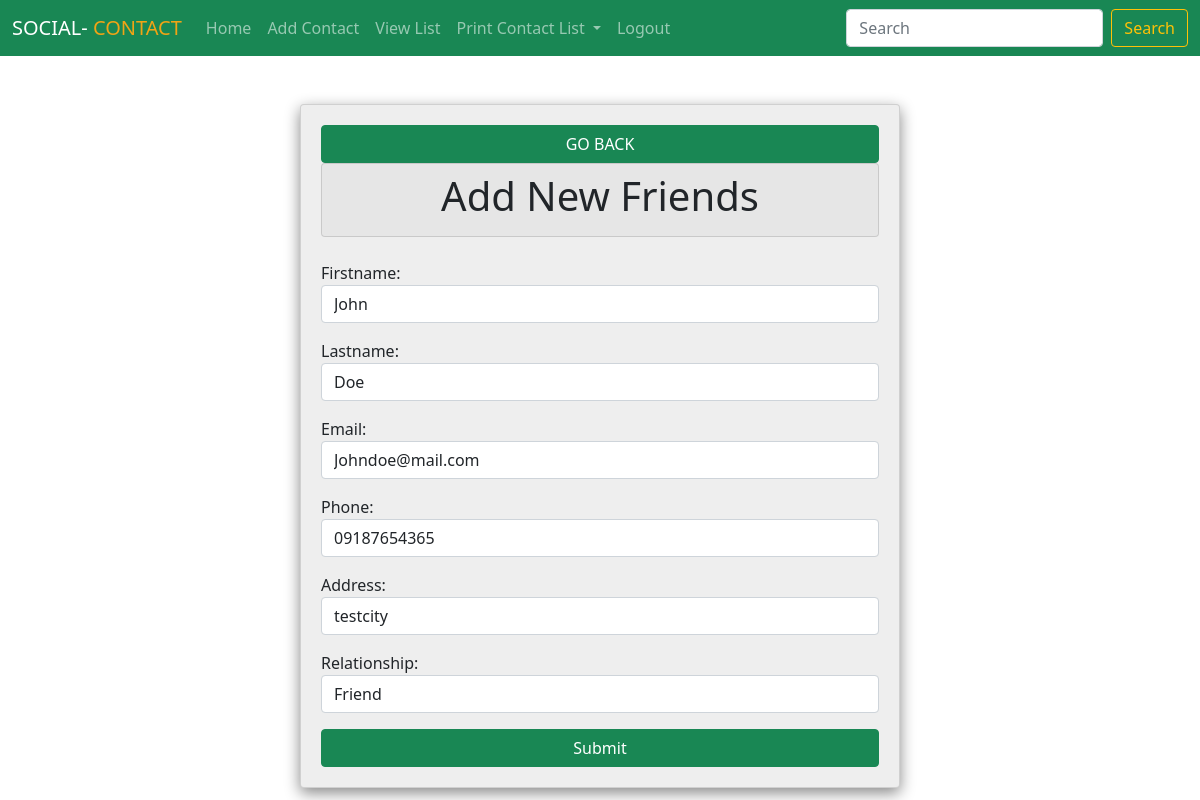
Screenshot of /events/update_user/3 (signed in) with the database file from the repository.
### events/models.py (models this page shows)
class AddUser(models.Model):
    RELATIONSHIP = (
        ('Family', 'Family'),
        ('Friend', 'Friend'),
        ('Brother', 'Brother'),
        ('Sister', 'Sister'),
        ('Mother', 'Mother'),
        ('Father', 'Father'),
        ('Cousin', 'Cousin'),
        ('In-Law', 'In-Law'),
        ('Others', 'Others'),
    )
    firstname = models.CharField(max_length=100, null=True,  blank=True)
    lastname = models.CharField(max_length=100, null=True,  blank=True)
    email = models.EmailField( null=True)
    phone = models.CharField(max_length=100, null=True,  blank=True)
    address = models.CharField(max_length=100, null=True,  blank=True)
    relationship = models.CharField(max_length=100, null=True,  blank=True, choices=RELATIONSHIP)

### events/views.py (the view)
# urls.py: path('update_user/<str:pk>', views.update_user, name='update-user'),
def update_user(request, pk):
    lists = AddUser.objects.get(id=pk)
    form = AddUserForm(instance=lists)
    context = {'form': form}
    if request.method == 'GET':
        return render(request, 'events/update.html', context)
    elif request.method == 'POST':
        form = AddUserForm(request.POST, instance=lists)
        if form.is_valid():
            form.save()
            messages.info(request, 'The post has been updated  successfully')
            return redirect('view-list')

### events/forms.py
class AddUserForm(ModelForm):
    class Meta:
        model = AddUser
        fields = '__all__'
        widgets = {
            'firstname': forms.TextInput(attrs={'class': 'form-control'}),
            'lastname': forms.TextInput(attrs={'class': 'form-control'}),
            'email': forms.EmailInput(attrs={'class': 'form-control'}),
            'phone': forms.TextInput(attrs={'class': 'form-control'}),
            'address': forms.TextInput(attrs={'class': 'form-control'}),
            'relationship': forms.Select(attrs={'class': 'form-control'}),
        }

### events/templates/events/update.html (shortened to what this page needs)
{% extends 'events/base.html' %}
{% block content %}
    <div class="card" style="width: 600px; padding: 20px; margin: auto; background-color: #eee; box-shadow: 0 5px 15px #888;">
        <a href="{% url 'view-list' %}" class="btn btn-success">GO BACK</a>
        <div class="card card-header">
            <h1 class="text-center">Add New Friends</h1>
        </div>
        <br>
        <form action="" method="POST">
            {{form.as_p}}
            <input type="submit" class="btn btn-success" value="Submit" style="width: 100%;">
        </form>
    </div>
{% endblock %}

### rows the page displays
AddUser: firstname "John", lastname "Doe", email "Johndoe@mail.com", phone "09187654365", address "testcity", relationship "Friend"
